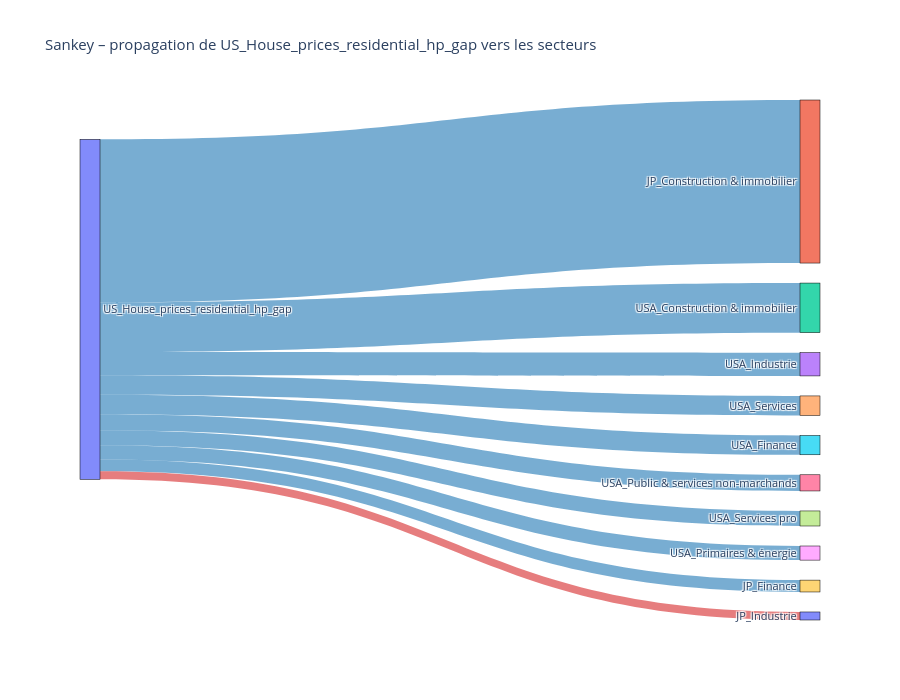

The code cell stored with this chart in its notebook:
### Code cell
sankey_macro_to_sectors(B, macro="US_House_prices_residential_hp_gap", top_n=10)

### Figure 1 — Plotly figure (JSON) as saved in the notebook; plotly's stock layout.template omitted (floating-point values rounded to 4 significant figures)
{"data": [{"link": {"color": ["rgba(31,119,180,0.6)", "rgba(31,119,180,0.6)", "rgba(31,119,180,0.6)", "rgba(31,119,180,0.6)", "rgba(31,119,180,0.6)", "rgba(31,119,180,0.6)", "rgba(31,119,180,0.6)", "rgba(31,119,180,0.6)", "rgba(31,119,180,0.6)", "rgba(214,39,40,0.6)"], "customdata": [0.7395, 0.2249, 0.1056, 0.0887, 0.0875, 0.0734, 0.0682, 0.064, 0.0538, -0.0364], "hovertemplate": "Source: %{source.label}<br>Cible: %{target.label}<br>Effet: %{customdata}<extra></extra>", "source": [0, 0, 0, 0, 0, 0, 0, 0, 0, 0], "target": [1, 2, 3, 4, 5, 6, 7, 8, 9, 10], "value": [0.7395, 0.2249, 0.1056, 0.08868, 0.08754, 0.07336, 0.06822, 0.06403, 0.05379, 0.03639]}, "node": {"label": ["US_House_prices_residential_hp_gap", "JP_Construction & immobilier", "USA_Construction & immobilier", "USA_Industrie", "USA_Services", "USA_Finance", "USA_Public & services non-marchands", "USA_Services pro", "USA_Primaires & énergie", "JP_Finance", "JP_Industrie"], "line": {"color": "black", "width": 0.5}, "pad": 20, "thickness": 20}, "type": "sankey"}], "layout": {"font": {"size": 11}, "height": 700, "title": {"text": "Sankey – propagation de US_House_prices_residential_hp_gap vers les secteurs"}}}
